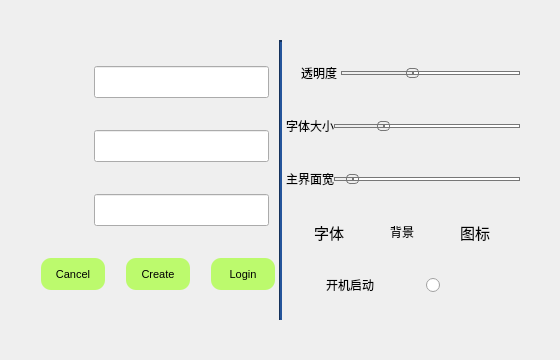
<?xml version="1.0" encoding="UTF-8"?>
<ui version="4.0">
 <class>login</class>
 <widget class="QDialog" name="login">
  <property name="geometry">
   <rect>
    <x>0</x>
    <y>0</y>
    <width>560</width>
    <height>360</height>
   </rect>
  </property>
  <property name="minimumSize">
   <size>
    <width>560</width>
    <height>360</height>
   </size>
  </property>
  <property name="maximumSize">
   <size>
    <width>560</width>
    <height>360</height>
   </size>
  </property>
  <property name="cursor">
   <cursorShape>SizeAllCursor</cursorShape>
  </property>
  <property name="windowTitle">
   <string>Setting</string>
  </property>
  <property name="windowOpacity">
   <double>1.000000000000000</double>
  </property>
  <property name="autoFillBackground">
   <bool>true</bool>
  </property>
  <property name="styleSheet">
   <string notr="true"/>
  </property>
  <property name="sizeGripEnabled">
   <bool>false</bool>
  </property>
  <layout class="QGridLayout" name="gridLayout">
   <property name="leftMargin">
    <number>0</number>
   </property>
   <property name="topMargin">
    <number>0</number>
   </property>
   <property name="rightMargin">
    <number>0</number>
   </property>
   <property name="bottomMargin">
    <number>0</number>
   </property>
   <property name="spacing">
    <number>0</number>
   </property>
   <item row="0" column="1">
    <widget class="QPushButton" name="exit">
     <property name="minimumSize">
      <size>
       <width>40</width>
       <height>40</height>
      </size>
     </property>
     <property name="maximumSize">
      <size>
       <width>40</width>
       <height>40</height>
      </size>
     </property>
     <property name="cursor">
      <cursorShape>PointingHandCursor</cursorShape>
     </property>
     <property name="styleSheet">
      <string notr="true"/>
     </property>
     <property name="text">
      <string/>
     </property>
     <property name="icon">
      <iconset resource="../icon.qrc">
       <normaloff>:/resource/exit.svg</normaloff>:/resource/exit.svg</iconset>
     </property>
     <property name="iconSize">
      <size>
       <width>40</width>
       <height>40</height>
      </size>
     </property>
     <property name="flat">
      <bool>true</bool>
     </property>
    </widget>
   </item>
   <item row="1" column="0">
    <layout class="QHBoxLayout" name="horizontalLayout_8">
     <property name="spacing">
      <number>0</number>
     </property>
     <property name="leftMargin">
      <number>40</number>
     </property>
     <property name="topMargin">
      <number>0</number>
     </property>
     <property name="bottomMargin">
      <number>40</number>
     </property>
     <item>
      <layout class="QVBoxLayout" name="verticalLayout_0">
       <property name="spacing">
        <number>6</number>
       </property>
       <property name="rightMargin">
        <number>0</number>
       </property>
       <item>
        <layout class="QHBoxLayout" name="horizontalLayout_0">
         <property name="rightMargin">
          <number>10</number>
         </property>
         <item>
          <widget class="QPushButton" name="S">
           <property name="cursor">
            <cursorShape>ForbiddenCursor</cursorShape>
           </property>
           <property name="text">
            <string/>
           </property>
           <property name="icon">
            <iconset resource="../icon.qrc">
             <normaloff>:/resource/server.svg</normaloff>:/resource/server.svg</iconset>
           </property>
           <property name="iconSize">
            <size>
             <width>32</width>
             <height>32</height>
            </size>
           </property>
           <property name="flat">
            <bool>true</bool>
           </property>
          </widget>
         </item>
         <item>
          <widget class="QLineEdit" name="server_port">
           <property name="minimumSize">
            <size>
             <width>175</width>
             <height>32</height>
            </size>
           </property>
           <property name="maximumSize">
            <size>
             <width>175</width>
             <height>32</height>
            </size>
           </property>
           <property name="font">
            <font>
             <pointsize>8</pointsize>
            </font>
           </property>
           <property name="inputMethodHints">
            <set>Qt::ImhNone</set>
           </property>
           <property name="text">
            <string/>
           </property>
           <property name="maxLength">
            <number>22</number>
           </property>
           <property name="placeholderText">
            <string/>
           </property>
           <property name="clearButtonEnabled">
            <bool>true</bool>
           </property>
          </widget>
         </item>
        </layout>
       </item>
       <item>
        <layout class="QHBoxLayout" name="horizontalLayout_1">
         <property name="rightMargin">
          <number>10</number>
         </property>
         <item>
          <widget class="QPushButton" name="U">
           <property name="cursor">
            <cursorShape>ForbiddenCursor</cursorShape>
           </property>
           <property name="text">
            <string/>
           </property>
           <property name="icon">
            <iconset resource="../icon.qrc">
             <normaloff>:/resource/user.svg</normaloff>:/resource/user.svg</iconset>
           </property>
           <property name="iconSize">
            <size>
             <width>32</width>
             <height>32</height>
            </size>
           </property>
           <property name="flat">
            <bool>true</bool>
           </property>
          </widget>
         </item>
         <item>
          <widget class="QLineEdit" name="username">
           <property name="minimumSize">
            <size>
             <width>175</width>
             <height>32</height>
            </size>
           </property>
           <property name="maximumSize">
            <size>
             <width>175</width>
             <height>32</height>
            </size>
           </property>
           <property name="font">
            <font>
             <pointsize>12</pointsize>
            </font>
           </property>
           <property name="inputMethodHints">
            <set>Qt::ImhNone</set>
           </property>
           <property name="text">
            <string/>
           </property>
           <property name="maxLength">
            <number>8</number>
           </property>
           <property name="placeholderText">
            <string extracomment="username"/>
           </property>
           <property name="clearButtonEnabled">
            <bool>true</bool>
           </property>
          </widget>
         </item>
        </layout>
       </item>
       <item>
        <layout class="QHBoxLayout" name="horizontalLayout_2">
         <property name="rightMargin">
          <number>10</number>
         </property>
         <item>
          <widget class="QPushButton" name="P">
           <property name="font">
            <font/>
           </property>
           <property name="cursor">
            <cursorShape>ForbiddenCursor</cursorShape>
           </property>
           <property name="text">
            <string/>
           </property>
           <property name="icon">
            <iconset resource="../icon.qrc">
             <normaloff>:/resource/passwd.svg</normaloff>:/resource/passwd.svg</iconset>
           </property>
           <property name="iconSize">
            <size>
             <width>32</width>
             <height>32</height>
            </size>
           </property>
           <property name="flat">
            <bool>true</bool>
           </property>
          </widget>
         </item>
         <item>
          <widget class="QLineEdit" name="password">
           <property name="minimumSize">
            <size>
             <width>175</width>
             <height>32</height>
            </size>
           </property>
           <property name="maximumSize">
            <size>
             <width>175</width>
             <height>32</height>
            </size>
           </property>
           <property name="font">
            <font>
             <pointsize>12</pointsize>
            </font>
           </property>
           <property name="inputMethodHints">
            <set>Qt::ImhHiddenText|Qt::ImhNoAutoUppercase|Qt::ImhNoPredictiveText|Qt::ImhSensitiveData</set>
           </property>
           <property name="text">
            <string/>
           </property>
           <property name="maxLength">
            <number>12</number>
           </property>
           <property name="frame">
            <bool>true</bool>
           </property>
           <property name="echoMode">
            <enum>QLineEdit::Password</enum>
           </property>
           <property name="alignment">
            <set>Qt::AlignLeading|Qt::AlignLeft|Qt::AlignVCenter</set>
           </property>
           <property name="placeholderText">
            <string comment="password" extracomment="password"/>
           </property>
           <property name="clearButtonEnabled">
            <bool>true</bool>
           </property>
          </widget>
         </item>
        </layout>
       </item>
       <item>
        <layout class="QHBoxLayout" name="horizontalLayout_3">
         <property name="spacing">
          <number>20</number>
         </property>
         <property name="leftMargin">
          <number>0</number>
         </property>
         <property name="rightMargin">
          <number>0</number>
         </property>
         <item>
          <widget class="QPushButton" name="cancel">
           <property name="minimumSize">
            <size>
             <width>0</width>
             <height>32</height>
            </size>
           </property>
           <property name="maximumSize">
            <size>
             <width>64</width>
             <height>32</height>
            </size>
           </property>
           <property name="font">
            <font>
             <pointsize>8</pointsize>
            </font>
           </property>
           <property name="cursor">
            <cursorShape>PointingHandCursor</cursorShape>
           </property>
           <property name="styleSheet">
            <string notr="true">border-radius:10px;
background-color: rgb(188, 250, 109);</string>
           </property>
           <property name="text">
            <string>Cancel</string>
           </property>
           <property name="flat">
            <bool>false</bool>
           </property>
          </widget>
         </item>
         <item>
          <widget class="QPushButton" name="creteNewUser">
           <property name="minimumSize">
            <size>
             <width>0</width>
             <height>32</height>
            </size>
           </property>
           <property name="maximumSize">
            <size>
             <width>64</width>
             <height>32</height>
            </size>
           </property>
           <property name="font">
            <font>
             <pointsize>8</pointsize>
            </font>
           </property>
           <property name="cursor">
            <cursorShape>PointingHandCursor</cursorShape>
           </property>
           <property name="styleSheet">
            <string notr="true">border-radius:10px;
background-color: rgb(188, 250, 109);</string>
           </property>
           <property name="text">
            <string>Create</string>
           </property>
           <property name="flat">
            <bool>false</bool>
           </property>
          </widget>
         </item>
         <item>
          <widget class="QPushButton" name="Login">
           <property name="minimumSize">
            <size>
             <width>0</width>
             <height>32</height>
            </size>
           </property>
           <property name="maximumSize">
            <size>
             <width>64</width>
             <height>32</height>
            </size>
           </property>
           <property name="font">
            <font>
             <pointsize>8</pointsize>
            </font>
           </property>
           <property name="cursor">
            <cursorShape>PointingHandCursor</cursorShape>
           </property>
           <property name="styleSheet">
            <string notr="true">border-radius:10px;
background-color: rgb(188, 250, 109);</string>
           </property>
           <property name="text">
            <string>Login</string>
           </property>
           <property name="flat">
            <bool>false</bool>
           </property>
          </widget>
         </item>
        </layout>
       </item>
      </layout>
     </item>
     <item>
      <widget class="Line" name="line">
       <property name="minimumSize">
        <size>
         <width>0</width>
         <height>0</height>
        </size>
       </property>
       <property name="styleSheet">
        <string notr="true">background-color: rgb(32, 74, 135);</string>
       </property>
       <property name="lineWidth">
        <number>2</number>
       </property>
       <property name="orientation">
        <enum>Qt::Vertical</enum>
       </property>
      </widget>
     </item>
     <item>
      <layout class="QVBoxLayout" name="verticalLayout">
       <property name="leftMargin">
        <number>4</number>
       </property>
       <item>
        <layout class="QHBoxLayout" name="horizontalLayout_4">
         <property name="spacing">
          <number>0</number>
         </property>
         <property name="leftMargin">
          <number>15</number>
         </property>
         <item>
          <widget class="QLabel" name="transparentLabel">
           <property name="font">
            <font>
             <pointsize>9</pointsize>
            </font>
           </property>
           <property name="text">
            <string>透明度 </string>
           </property>
          </widget>
         </item>
         <item>
          <widget class="QSlider" name="transparent">
           <property name="minimumSize">
            <size>
             <width>0</width>
             <height>40</height>
            </size>
           </property>
           <property name="cursor">
            <cursorShape>PointingHandCursor</cursorShape>
           </property>
           <property name="styleSheet">
            <string notr="true">QSlider::groove:horizontal {
background: rgba(0, 0, 0, 0);
height: 4px;
border-radius: 2px;
}

QSlider::sub-page:horizontal {
background: qlineargradient(x1: 0, y1: 0,    x2: 0, y2: 1,
    stop: 0 #66e, stop: 1 #bbf);
background: qlineargradient(x1: 0, y1: 0.2, x2: 1, y2: 1,
    stop: 0 #bbf, stop: 1 #55f);
border: 1px solid #777;
height: 10px;
border-radius: 4px;
}

QSlider::add-page:horizontal {
background: #fff;
border: 1px solid #777;
height: 5px;
border-radius: 4px;
}

QSlider::handle:horizontal {
background: qlineargradient(x1:0, y1:0, x2:1, y2:1,
    stop:0 #eee, stop:1 #ccc);
border: 1px solid #777;
width: 11px;
margin-top: -3px;
margin-bottom: -3px;
border-radius: 4px;
}

QSlider::handle:horizontal:hover {
background: qlineargradient(x1:0, y1:0, x2:1, y2:1,
    stop:0 #fff, stop:1 #ddd);
border: 1px solid #444;
border-radius: 4px;
}

QSlider::sub-page:horizontal:disabled {
background: #bbb;
border-color: #999;
}

QSlider::add-page:horizontal:disabled {
background: #eee;
border-color: #999;
}

QSlider::handle:horizontal:disabled {
background: #eee;
border: 1px solid #aaa;
border-radius: 4px;
}</string>
           </property>
           <property name="maximum">
            <number>255</number>
           </property>
           <property name="singleStep">
            <number>5</number>
           </property>
           <property name="pageStep">
            <number>25</number>
           </property>
           <property name="value">
            <number>100</number>
           </property>
           <property name="sliderPosition">
            <number>100</number>
           </property>
           <property name="tracking">
            <bool>false</bool>
           </property>
           <property name="orientation">
            <enum>Qt::Horizontal</enum>
           </property>
          </widget>
         </item>
        </layout>
       </item>
       <item>
        <layout class="QHBoxLayout" name="horizontalLayout_5">
         <item>
          <widget class="QLabel" name="fontSizeLabel">
           <property name="font">
            <font>
             <pointsize>9</pointsize>
            </font>
           </property>
           <property name="text">
            <string>字体大小</string>
           </property>
          </widget>
         </item>
         <item>
          <widget class="QSlider" name="fontSizeSlider">
           <property name="minimumSize">
            <size>
             <width>0</width>
             <height>40</height>
            </size>
           </property>
           <property name="cursor">
            <cursorShape>PointingHandCursor</cursorShape>
           </property>
           <property name="contextMenuPolicy">
            <enum>Qt::NoContextMenu</enum>
           </property>
           <property name="styleSheet">
            <string notr="true">QSlider::groove:horizontal {
background: rgba(0, 0, 0, 0);
height: 4px;
border-radius: 2px;
}

QSlider::sub-page:horizontal {
background: qlineargradient(x1: 0, y1: 0,    x2: 0, y2: 1,
    stop: 0 #66e, stop: 1 #bbf);
background: qlineargradient(x1: 0, y1: 0.2, x2: 1, y2: 1,
    stop: 0 #bbf, stop: 1 #55f);
border: 1px solid #777;
height: 10px;
border-radius: 4px;
}

QSlider::add-page:horizontal {
background: #fff;
border: 1px solid #777;
height: 5px;
border-radius: 4px;
}

QSlider::handle:horizontal {
background: qlineargradient(x1:0, y1:0, x2:1, y2:1,
    stop:0 #eee, stop:1 #ccc);
border: 1px solid #777;
width: 11px;
margin-top: -3px;
margin-bottom: -3px;
border-radius: 4px;
}

QSlider::handle:horizontal:hover {
background: qlineargradient(x1:0, y1:0, x2:1, y2:1,
    stop:0 #fff, stop:1 #ddd);
border: 1px solid #444;
border-radius: 4px;
}

QSlider::sub-page:horizontal:disabled {
background: #bbb;
border-color: #999;
}

QSlider::add-page:horizontal:disabled {
background: #eee;
border-color: #999;
}

QSlider::handle:horizontal:disabled {
background: #eee;
border: 1px solid #aaa;
border-radius: 4px;
}</string>
           </property>
           <property name="minimum">
            <number>12</number>
           </property>
           <property name="maximum">
            <number>24</number>
           </property>
           <property name="singleStep">
            <number>2</number>
           </property>
           <property name="pageStep">
            <number>2</number>
           </property>
           <property name="value">
            <number>15</number>
           </property>
           <property name="sliderPosition">
            <number>15</number>
           </property>
           <property name="orientation">
            <enum>Qt::Horizontal</enum>
           </property>
          </widget>
         </item>
        </layout>
       </item>
       <item>
        <layout class="QHBoxLayout" name="horizontalLayout">
         <item>
          <widget class="QLabel" name="mainWinWidthLabel">
           <property name="font">
            <font>
             <pointsize>9</pointsize>
            </font>
           </property>
           <property name="text">
            <string>主界面宽</string>
           </property>
          </widget>
         </item>
         <item>
          <widget class="QSlider" name="mainWinWidthSlider">
           <property name="minimumSize">
            <size>
             <width>0</width>
             <height>40</height>
            </size>
           </property>
           <property name="cursor">
            <cursorShape>PointingHandCursor</cursorShape>
           </property>
           <property name="styleSheet">
            <string notr="true">QSlider::groove:horizontal {
background: rgba(0, 0, 0, 0);
height: 4px;
border-radius: 2px;
}

QSlider::sub-page:horizontal {
background: qlineargradient(x1: 0, y1: 0,    x2: 0, y2: 1,
    stop: 0 #66e, stop: 1 #bbf);
background: qlineargradient(x1: 0, y1: 0.2, x2: 1, y2: 1,
    stop: 0 #bbf, stop: 1 #55f);
border: 1px solid #777;
height: 10px;
border-radius: 4px;
}

QSlider::add-page:horizontal {
background: #fff;
border: 1px solid #777;
height: 5px;
border-radius: 4px;
}

QSlider::handle:horizontal {
background: qlineargradient(x1:0, y1:0, x2:1, y2:1,
    stop:0 #eee, stop:1 #ccc);
border: 1px solid #777;
width: 11px;
margin-top: -3px;
margin-bottom: -3px;
border-radius: 4px;
}

QSlider::handle:horizontal:hover {
background: qlineargradient(x1:0, y1:0, x2:1, y2:1,
    stop:0 #fff, stop:1 #ddd);
border: 1px solid #444;
border-radius: 4px;
}

QSlider::sub-page:horizontal:disabled {
background: #bbb;
border-color: #999;
}

QSlider::add-page:horizontal:disabled {
background: #eee;
border-color: #999;
}

QSlider::handle:horizontal:disabled {
background: #eee;
border: 1px solid #aaa;
border-radius: 4px;
}</string>
           </property>
           <property name="minimum">
            <number>280</number>
           </property>
           <property name="maximum">
            <number>560</number>
           </property>
           <property name="singleStep">
            <number>10</number>
           </property>
           <property name="value">
            <number>300</number>
           </property>
           <property name="orientation">
            <enum>Qt::Horizontal</enum>
           </property>
          </widget>
         </item>
        </layout>
       </item>
       <item>
        <layout class="QHBoxLayout" name="horizontalLayout_6">
         <item>
          <widget class="QPushButton" name="chooseFontColor">
           <property name="minimumSize">
            <size>
             <width>60</width>
             <height>40</height>
            </size>
           </property>
           <property name="maximumSize">
            <size>
             <width>60</width>
             <height>40</height>
            </size>
           </property>
           <property name="font">
            <font>
             <pointsize>11</pointsize>
            </font>
           </property>
           <property name="cursor">
            <cursorShape>PointingHandCursor</cursorShape>
           </property>
           <property name="styleSheet">
            <string notr="true">border-radius:10px;</string>
           </property>
           <property name="text">
            <string>字体</string>
           </property>
           <property name="flat">
            <bool>false</bool>
           </property>
          </widget>
         </item>
         <item>
          <widget class="QPushButton" name="choose_bg_color">
           <property name="minimumSize">
            <size>
             <width>60</width>
             <height>40</height>
            </size>
           </property>
           <property name="maximumSize">
            <size>
             <width>60</width>
             <height>40</height>
            </size>
           </property>
           <property name="styleSheet">
            <string notr="true">border-radius:10px;</string>
           </property>
           <property name="text">
            <string>背景</string>
           </property>
           <property name="flat">
            <bool>false</bool>
           </property>
          </widget>
         </item>
         <item>
          <widget class="QPushButton" name="chooseIconColor">
           <property name="minimumSize">
            <size>
             <width>60</width>
             <height>40</height>
            </size>
           </property>
           <property name="maximumSize">
            <size>
             <width>60</width>
             <height>40</height>
            </size>
           </property>
           <property name="font">
            <font>
             <pointsize>11</pointsize>
            </font>
           </property>
           <property name="cursor">
            <cursorShape>PointingHandCursor</cursorShape>
           </property>
           <property name="styleSheet">
            <string notr="true">border-radius:10px;</string>
           </property>
           <property name="text">
            <string>图标</string>
           </property>
           <property name="flat">
            <bool>false</bool>
           </property>
          </widget>
         </item>
        </layout>
       </item>
       <item>
        <layout class="QHBoxLayout" name="horizontalLayout_7">
         <property name="spacing">
          <number>0</number>
         </property>
         <property name="leftMargin">
          <number>40</number>
         </property>
         <property name="rightMargin">
          <number>80</number>
         </property>
         <item>
          <widget class="QLabel" name="auto_start">
           <property name="font">
            <font/>
           </property>
           <property name="text">
            <string>开机启动</string>
           </property>
          </widget>
         </item>
         <item>
          <widget class="QRadioButton" name="radioButton">
           <property name="minimumSize">
            <size>
             <width>0</width>
             <height>40</height>
            </size>
           </property>
           <property name="focusPolicy">
            <enum>Qt::StrongFocus</enum>
           </property>
           <property name="contextMenuPolicy">
            <enum>Qt::NoContextMenu</enum>
           </property>
           <property name="layoutDirection">
            <enum>Qt::RightToLeft</enum>
           </property>
           <property name="autoFillBackground">
            <bool>false</bool>
           </property>
           <property name="text">
            <string/>
           </property>
          </widget>
         </item>
        </layout>
       </item>
      </layout>
     </item>
    </layout>
   </item>
   <item row="1" column="1">
    <spacer name="verticalSpacer">
     <property name="orientation">
      <enum>Qt::Vertical</enum>
     </property>
     <property name="sizeHint" stdset="0">
      <size>
       <width>20</width>
       <height>40</height>
      </size>
     </property>
    </spacer>
   </item>
   <item row="0" column="0">
    <spacer name="horizontalSpacer">
     <property name="orientation">
      <enum>Qt::Horizontal</enum>
     </property>
     <property name="sizeHint" stdset="0">
      <size>
       <width>40</width>
       <height>20</height>
      </size>
     </property>
    </spacer>
   </item>
  </layout>
 </widget>
 <resources>
  <include location="../icon.qrc"/>
 </resources>
 <connections/>
</ui>
